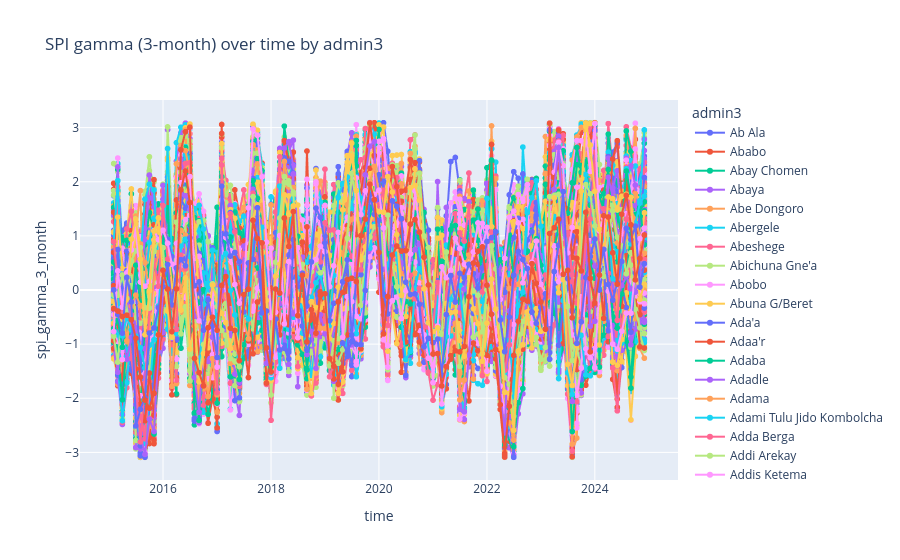

Write notebook code for a chart like this one.
### Code cell
import matplotlib.pyplot as plt
import plotly.express as px

df = (recent_eth_spi
      .groupby(['time', 'admin3'], as_index=False)
      .agg(spi_gamma_3_month=('spi_gamma_3_month', 'mean'))
     )

fig = px.line(
    df,
    x="time",
    y="spi_gamma_3_month",
    color="admin3",          # 라인 구분
    markers=True,            # 옵션: 점 표시
    title="SPI gamma (3-month) over time by admin3"
)

# time이 문자열이면 날짜로 변환(필요할 때만)
# df["time"] = pd.to_datetime(df["time"])

fig.update_layout(
    xaxis_title="time",
    yaxis_title="spi_gamma_3_month",
    legend_title="admin3",
    hovermode="x unified"
)

fig.show()
